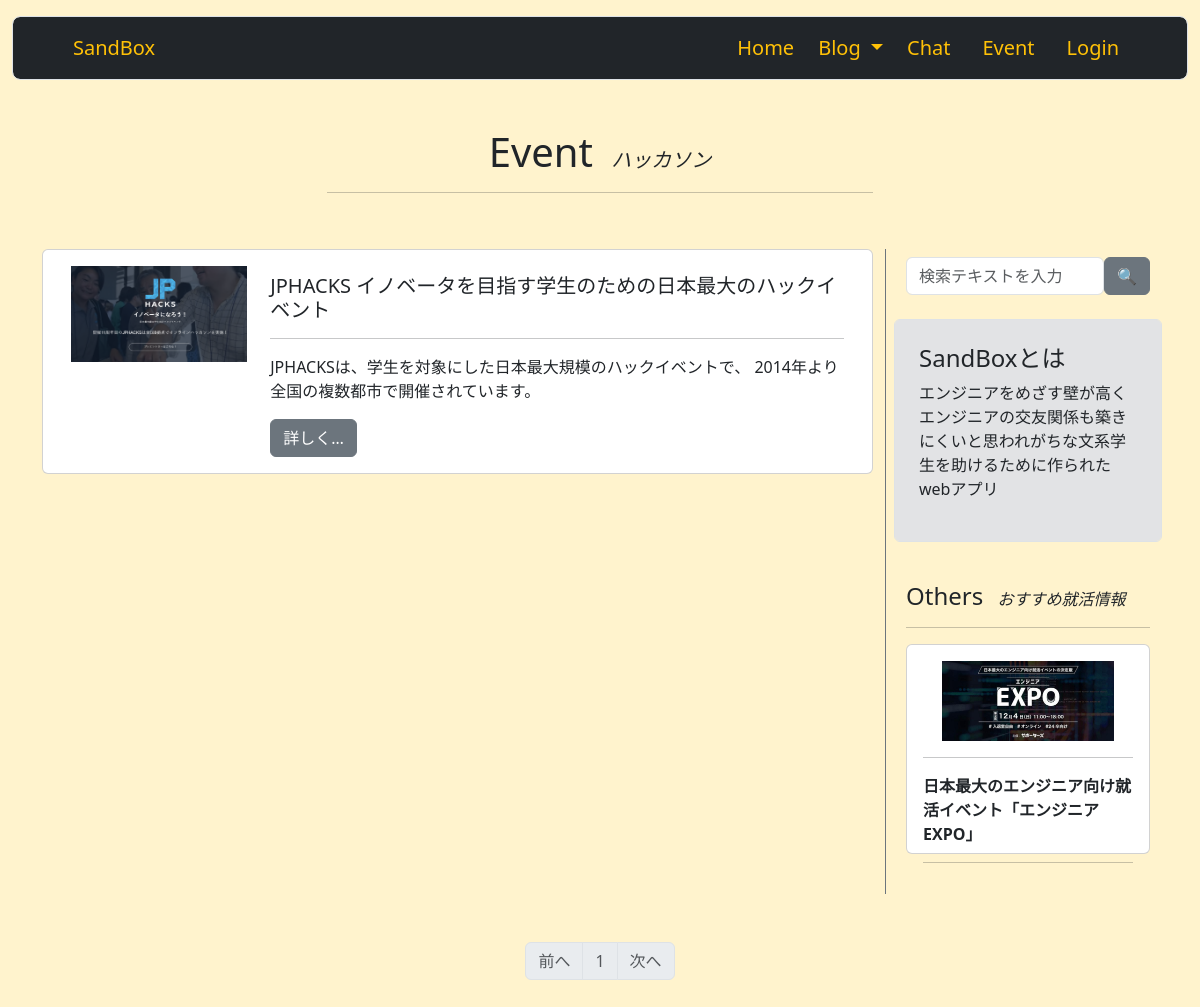
Before: /hackathon_event with the older database file.
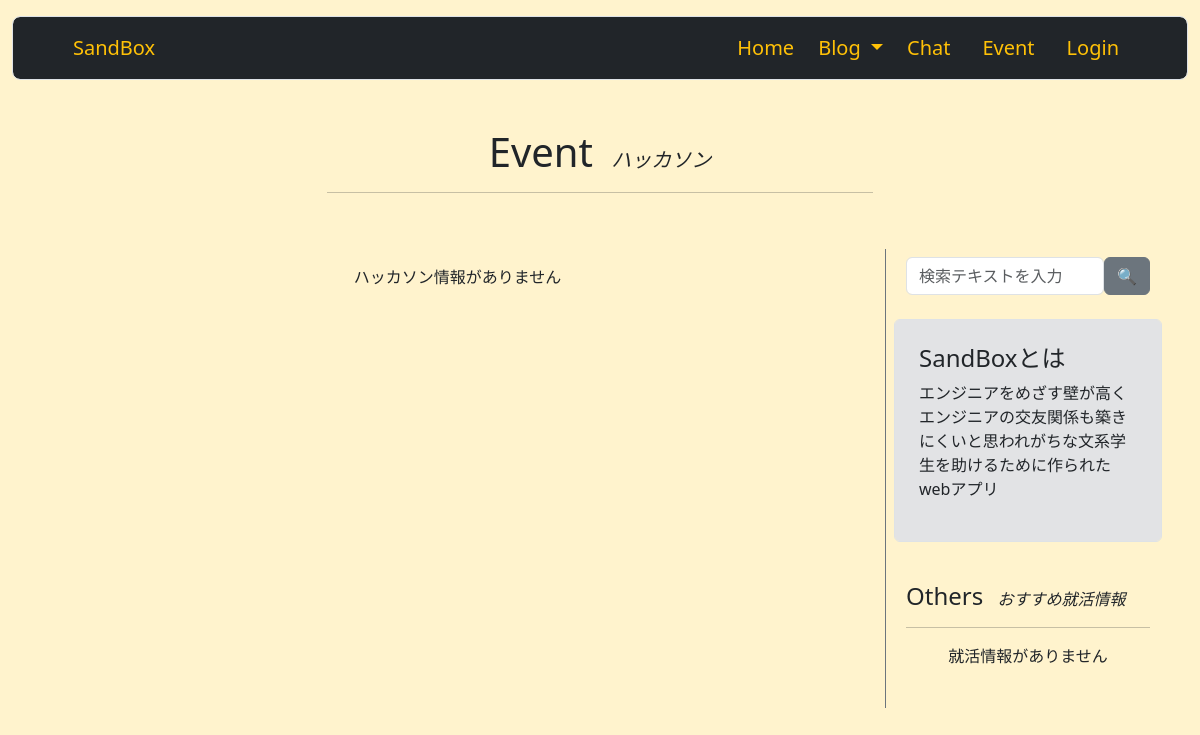
After: the same page with the newer database file.
### sandbox_system/models.py (models this page shows, shortened)
class Event(db.Model):
    __tablename__ = 'event'
    id = db.Column(db.Integer, primary_key=True)
    category = db.Column(db.String(64))
    title = db.Column(db.String(140))
    summary = db.Column(db.String(140))
    text = db.Column(db.Text)
    url = db.Column(db.String(140))
    image = db.Column(db.String(140))

### sandbox_system/events/view.py (the view)
@events.route('/hackathon_event', methods=['GET', 'POST'])
def hackathon_event():
    form = EventSearchForm()
    page = request.args.get('page', 1, type=int)
    if Event.query.filter_by(category='ハッカソン').first():
        hackathon_events = Event.query.filter_by(category='ハッカソン').order_by(Event.id.desc()).paginate(page=page, per_page=10)
    else:
        hackathon_events = ''
    if Event.query.filter_by(category='就活').first():
        recent_job_search_events = Event.query.filter_by(category='就活').order_by(Event.id.desc()).limit(3).all()
    else:
        recent_job_search_events = ''
    return render_template('event/hackathon_event.html', form=form, hackathon_events=hackathon_events, recent_job_search_events=recent_job_search_events)

### sandbox_system/events/form.py
class EventSearchForm(FlaskForm):
    searchtext = StringField('検索テキスト', validators=[DataRequired()])
    submit = SubmitField('🔍')

### sandbox_system/__init__.py (called while the page is built)
@event.listens_for(Engine, "connect")
def set_sqlite_pragma(dbapi_connection, connection_record):
    cursor = dbapi_connection.cursor()
    cursor.execute("PRAGMA foreign_keys=ON")
    cursor.close()

### sandbox_system/templates/event/hackathon_event.html (shortened to what the changed rows need)
{% extends 'base.html' %}
{% block content %}
    <div class="container pb-4">
        <div class="row my-3">
            <div class="col-md-6 m-auto text-center">
                {% if searchtext %}
                    <h1 class="text-center">"{{ searchtext }}"の検索結果</h1>
                    <hr>
                {% else %}
                    <h1 class="text-center">Event <span class="fs-5 ms-2 fst-italic">ハッカソン</span></h1>
                {% endif %}
            </div>
        </div>
    </div>
    <div class="container">
        <div class="row">
            <div class="col-9">
                <div class="row">
                    {% if hackathon_events %}
                    {% for hackathon_event in hackathon_events.items %}
                    <div class="col-12 mb-2">
                        <div class="card h-100">
                            <div class="card-body" style="max-height: 15rem;">
                                <div class="container">
                                    <div class="row row-cols-auto">
                                        {% if hackathon_event.image %}
                                        <div class="col-3 mb-3" style="text-align: center;">
                                                <img src="{{ url_for('static', filename='image/' + hackathon_event.image) }}" class="img-fluid" style="max-height: 8rem; max-width: 11rem;">
                                        </div>
                                        {% endif %}
                                        <div class="col-9">
                                            <h5 class="card-title pt-2"><a href="{{ hackathon_event.url }}" class="text-decoration-none text-dark">{{ hackathon_event.title }}</a></h5>
                                            <hr>
                                            <p>{{ hackathon_event.summary }}</p>
                                            <a href="{{ hackathon_event.url }}" class="btn btn-secondary">詳しく…</a>
                                        </div>
                                    </div>
                                </div>
                            </div>
                        </div>
                    </div>
                    {% endfor %}
                    {% else %}
                    <p class="text-center my-3">ハッカソン情報がありません</p>
                    {% endif %}
                </div>
            </div>
            <div class="col-md-3 p-2 bg-opacity-10 border border-secondary border-end-0 border-top-0 border-bottom-0">
                <div class="position-sticky" style="top: 12rem;">
                    <div class="container py-3">
                        <h4>Others <span class="fs-6 ms-2 fst-italic">おすすめ就活情報</span></h4>
                        <hr>
                        {% if recent_job_search_events %}
                        {% for recent_job_search_event in recent_job_search_events %}
                        <div class="col mb-3">
                            <div class="card h-100">
                                <div class="card-body" style="max-height: 13rem;">
                                    {% if recent_job_search_event.image %}
                                        <div style="text-align: center;">
                                                <img src="{{ url_for('static', filename='image/' + recent_job_search_event.image) }}" class="img-fluid card-image-top" style="max-height: 5rem;">
                                        </div>
                                    {% endif %}
                                    <hr>
                                    <p class="card-title fs-6"><a href="{{ recent_job_search_event.url }}" class="text-decoration-none text-dark"><b>{{ recent_job_search_event.title }}</b></a></p>
                                    <hr>
                                </div>
                            </div>
                        </div>
                        {% endfor %}
                        {% else %}
                        <p class="text-center my-3">就活情報がありません</p>
                        {% endif %}
                    </div>
                </div>
            </div>
        </div>
    </div>
    {% if hackathon_events %}
        <nav class="my-5" aria-label="Page navigation">
            <ul class="pagination justify-content-center">
                <li {% if hackathon_events.has_prev %} class="page-item" {%else%} class="page-item disabled" {% endif %}><a class="page-link" href="{% if hackathon_events.has_prev %}{{ url_for('events.hackathon_event', page=hackathon_events.prev_num) }}{% else %}#{% endif %}">前へ</a></li>
        {% for page_num in hackathon_events.iter_pages(left_edge=1, right_edge=1, left_current=1, right_current=2) %}
            {% if page_num %}
                {% if hackathon_events.page == page_num %}
                    <li class="page-item disabled"><a class="page-link" href="#">{{ page_num }}</a></li>
                {% else %}
                    <li class="page-item"><a class="page-link" href="{{ url_for('events.hackathon_event', page=page_num) }}">{{ page_num }}</a></li>
                {% endif %}
            {% else %}
                <li class="page-item disabled"><a class="page-link" href="#">&hellip;</a></li>
            {% endif %}
        {% endfor %}
            <li {% if hackathon_events.has_next %} class="page-item" {% else %} class="page-item disabled" {% endif %}><a class="page-link" href="{% if hackathon_events.has_next %}{{ url_for('events.hackathon_event',page=hackathon_events.next_num) }}{% else %}#{% endif %}">次へ</a></li>
            </ul>
        </nav>
    {% endif %}
{% endblock %}

Changed rows visible on the page:
removed Event: image (picture), title "JPHACKS イノベータを目指す学生のための日本最大のハックイベント", summary "JPHACKSは、学生を対象にした日本最大規模のハックイベントで、 2014年より全国の複数都市で開催されています。", shown under "Event ハッカソン"
removed Event: image (picture), title "日本最大のエンジニア向け就活イベント「エンジニアEXPO」", shown under "Others おすすめ就活情報"
Other visible differences:
text no longer shown: "前へ 次へ"
text now shown: "ハッカソン情報がありません 就活情報がありません"
list line gone: "1"
